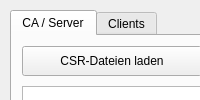
<?xml version="1.0" encoding="UTF-8"?>
<ui version="4.0">
 <class>MainWindow</class>
 <widget class="QMainWindow" name="MainWindow">
  <property name="windowTitle"><string>SSL-Zertifikatsverwaltung</string></property>
  <widget class="QWidget" name="centralwidget">
   <widget class="QTabWidget" name="tabWidget">
    <property name="geometry"><rect><x>10</x><y>10</y><width>780</width><height>500</height></rect></property>
    <widget class="QWidget" name="tab_server">
     <attribute name="title"><string>CA / Server</string></attribute>
     <widget class="QPushButton" name="btnLoadCSRs">
      <property name="text"><string>CSR-Dateien laden</string></property>
      <property name="geometry"><rect><x>10</x><y>10</y><width>180</width><height>30</height></rect></property>
     </widget>
     <widget class="QPushButton" name="btnSignSelected">
      <property name="text"><string>Zertifikat signieren</string></property>
      <property name="geometry"><rect><x>200</x><y>10</y><width>180</width><height>30</height></rect></property>
     </widget>
     <widget class="QTableWidget" name="tableCSRs">
      <property name="geometry"><rect><x>10</x><y>50</y><width>740</width><height>400</height></rect></property>
          <widget class="QPushButton" name="btnExportCert">
      <property name="text"><string>Zertifikat exportieren</string></property>
      <property name="geometry"><rect><x>10</x><y>460</y><width>160</width><height>30</height></rect></property>
     </widget>
     <widget class="QPushButton" name="btnRevoke">
      <property name="text"><string>Sperren</string></property>
      <property name="geometry"><rect><x>180</x><y>460</y><width>100</width><height>30</height></rect></property>
     </widget>
     <widget class="QPushButton" name="btnUnrevoke">
      <property name="text"><string>Freigeben</string></property>
      <property name="geometry"><rect><x>290</x><y>460</y><width>100</width><height>30</height></rect></property>
     </widget>
    </widget>
    </widget>
    <widget class="QWidget" name="tab_clients">
     <attribute name="title"><string>Clients</string></attribute>
     <widget class="QLineEdit" name="searchInput"><property name="geometry"><rect><x>10</x><y>10</y><width>400</width><height>25</height></rect></property><property name="placeholderText"><string>Client-Name suchen...</string></property></widget>
      <widget class="QTableWidget" name="tableClients">
      <property name="geometry"><rect><x>10</x><y>10</y><width>740</width><height>440</height></rect></property>
          <widget class="QPushButton" name="btnExportCert">
      <property name="text"><string>Zertifikat exportieren</string></property>
      <property name="geometry"><rect><x>10</x><y>460</y><width>160</width><height>30</height></rect></property>
     </widget>
     <widget class="QPushButton" name="btnRevoke">
      <property name="text"><string>Sperren</string></property>
      <property name="geometry"><rect><x>180</x><y>460</y><width>100</width><height>30</height></rect></property>
     </widget>
     <widget class="QPushButton" name="btnUnrevoke">
      <property name="text"><string>Freigeben</string></property>
      <property name="geometry"><rect><x>290</x><y>460</y><width>100</width><height>30</height></rect></property>
     </widget>
    </widget>
    </widget>
   </widget>
  </widget>
 </widget>
 <resources/>
 <connections/>
</ui>
